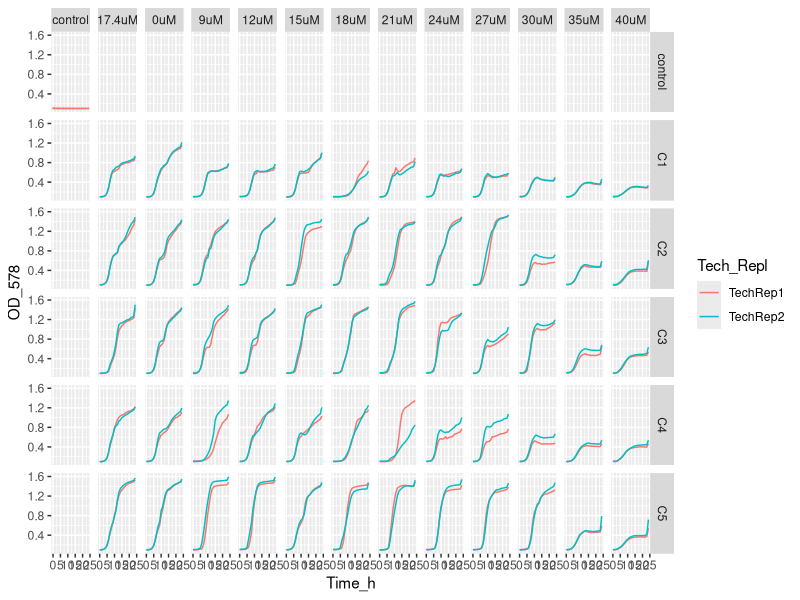
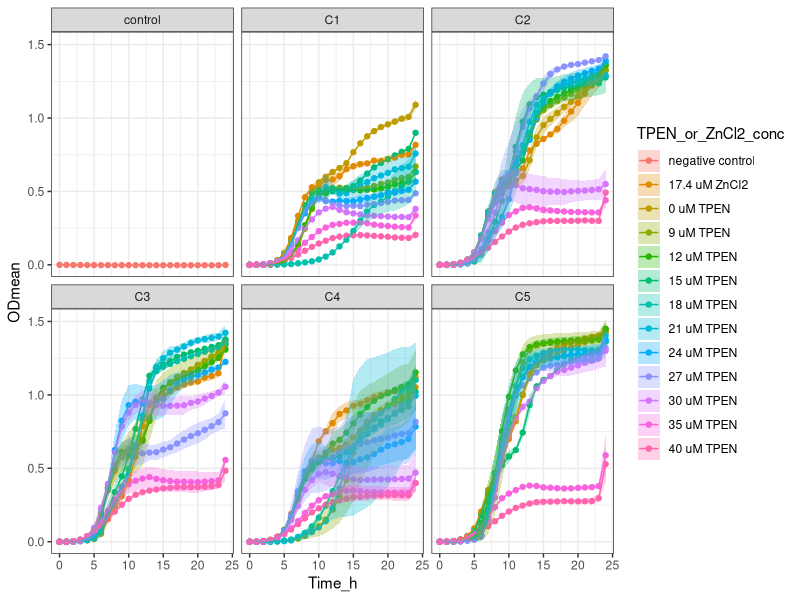

The R script that drew these images, in order:
setwd("~/ITQB/Plate readings/Exp35_2plates_07052024")

library(tidyverse)

library(readxl)
Exp35 <- Exp35_2plates_07052024 <- read_excel("Exp35_2plates_07052024_final_final.xlsx")
View(Exp35) 

Exp35_v1 <- Exp35 %>%
  pivot_longer(names_to = "Condition", values_to = "OD_578", cols = -Time_h)
Exp35_v1
View(Exp35_v1)


Exp35_v2 <- separate(Exp35_v1, Condition, 
                     c("Community",
                       "Transfer_medium",
                       "Zn_condition", 
                       "Tech_Repl",
                       "Biol_Repl",
                       "TPEN_or_ZnCl2_conc",
                       "Well_number"), 
                     sep = "_", remove = FALSE,
                     convert = FALSE)
View(Exp35_v2)

Exp35_v2$OD_578 <- as.numeric (Exp35_v2$OD_578) #Because OD_578 values are character

Exp35_v2$TPEN_or_ZnCl2_conc <- factor(Exp35_v2$TPEN_or_ZnCl2_conc, levels = c("nodrug",
                                                                              "1.74",
                                                                              "0",
                                                                              "1.8",
                                                                              "2.4",
                                                                              "3.0",
                                                                              "3.6",
                                                                              "4.2",
                                                                              "4.8",
                                                                              "5.4",
                                                                              "6.0",
                                                                              "7.0",
                                                                              "8.0"))

Exp35_v2 <- Exp35_v2 %>% mutate(TPEN_or_ZnCl2_conc = recode (TPEN_or_ZnCl2_conc,
                                                             "nodrug" = "control",
                                                             "1.74" = "17.4uM",
                                                             "0" = "0uM",
                                                             "1.8" = "9uM",
                                                             "2.4" = "12uM",
                                                             "3.0" = "15uM",
                                                             "3.6" = "18uM",
                                                             "4.2" = "21uM",
                                                             "4.8" = "24uM",
                                                             "5.4" = "27uM",
                                                             "6.0" = "30uM",
                                                             "7.0" = "35uM",
                                                             "8.0" = "40uM"))


Exp35_v2$Community <- factor(Exp35_v2$Community, levels = c("control",
                                                            "C1",
                                                            "C2",
                                                            "C3",
                                                            "C4",
                                                            "C5"))

Exp35_v2 %>%
  ggplot(aes(x= Time_h, y=OD_578, color = Tech_Repl)) +
  geom_line() +
  facet_grid (Community ~ TPEN_or_ZnCl2_conc)


Exp35_v3<- Exp35_v2 %>% group_by(Community, Transfer_medium, Zn_condition, Tech_Repl, Biol_Repl, Well_number) %>%
  mutate(blank = Time_h ==0)

View(Exp35_v3)

Exp35_v4 <- Exp35_v3 %>%
  group_by(Community, Transfer_medium, Zn_condition, Tech_Repl, Biol_Repl, Well_number) %>%
  mutate(OD = OD_578 - OD_578[blank]) %>%
  ungroup()


View(Exp35_v4)

#Obtain the mean and sd
Exp35_v5 <- Exp35_v4 %>% group_by(Time_h, Community, TPEN_or_ZnCl2_conc, Zn_condition) %>%
  summarise(ODmean = mean(OD), sdOD = sd(OD), n())

Exp35_v5$Community <- factor(Exp35_v5$Community, levels = c("control",
                                                            "C1",
                                                            "C2",
                                                            "C3",
                                                            "C4",
                                                            "C5"))


Exp35_v5 <- Exp35_v5 %>% mutate(TPEN_or_ZnCl2_conc =  recode (TPEN_or_ZnCl2_conc,
                                                              "control" = "negative control",
                                                              "17.4uM" = "17.4 uM ZnCl2",
                                                              "0uM" = "0 uM TPEN",
                                                              "9uM" = "9 uM TPEN",
                                                              "12uM" = "12 uM TPEN",
                                                              "15uM" = "15 uM TPEN",
                                                              "18uM" = "18 uM TPEN",
                                                              "21uM" = "21 uM TPEN",
                                                              "24uM" = "24 uM TPEN",
                                                              "27uM" = "27 uM TPEN",
                                                              "30uM" = "30 uM TPEN",
                                                              "35uM" = "35 uM TPEN",
                                                              "40uM" = "40 uM TPEN"))


Exp35_v5  %>% ggplot(aes(x = Time_h,
                         y = ODmean,
                         color = TPEN_or_ZnCl2_conc,
                         fill = TPEN_or_ZnCl2_conc
)) +
  geom_point() +
  geom_line() +
  geom_ribbon(aes(ymin=ODmean-sdOD, ymax=ODmean+sdOD),
              alpha = 0.3, colour = NA) +
  facet_wrap (Community ~ .) +
  theme_bw()
